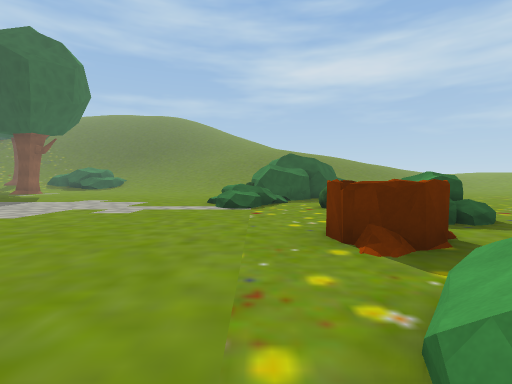
view 1 (above)

24 first-person views from a walk through a Unity game level. The camera is 1.5 m above the floor, tilts 2° down and sees 85° across. The floor is counted in squares, 2 m on a side. Each view is taken from the middle of a square. On the plan, view 1 faces up. The plan holds only what a view shows up to about 10 squares ahead; the rest is blank. The place goes on beyond the plan. Some trees and plants on the terrain are drawn as simple stand-ins. Some animated figures are left out. Some surface patterns are stand-ins.

view 2
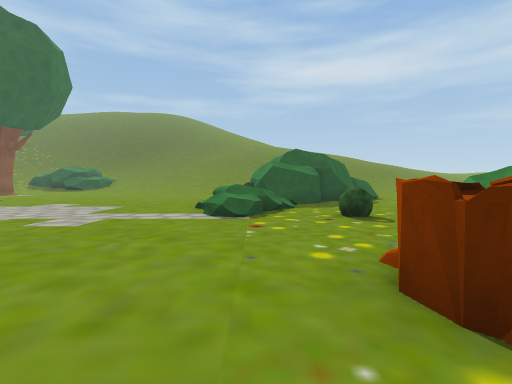

view 3
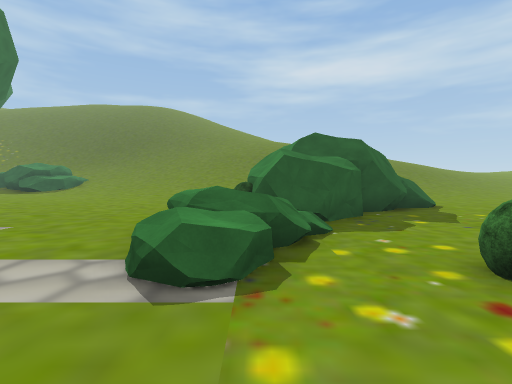

view 4
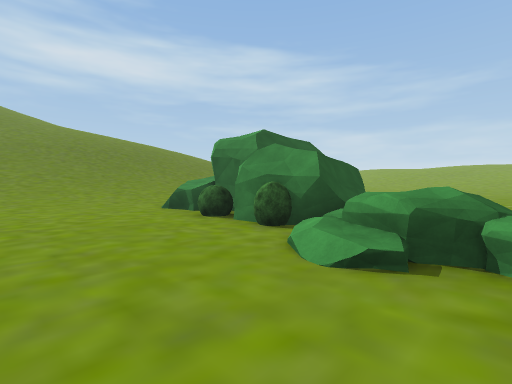

view 5
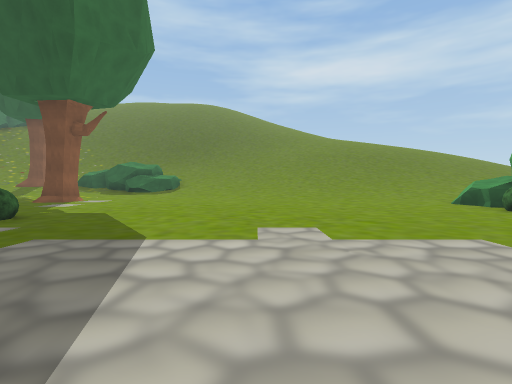

view 6
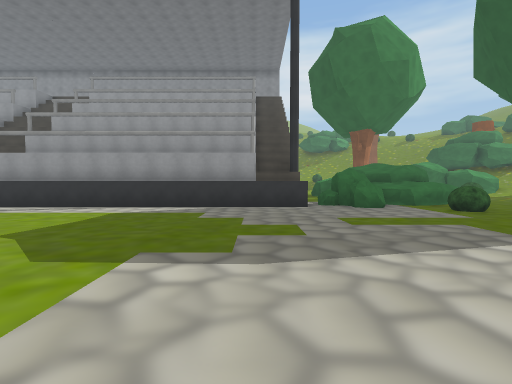

view 7
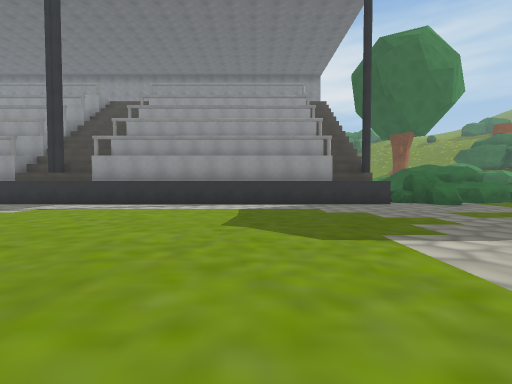

view 8
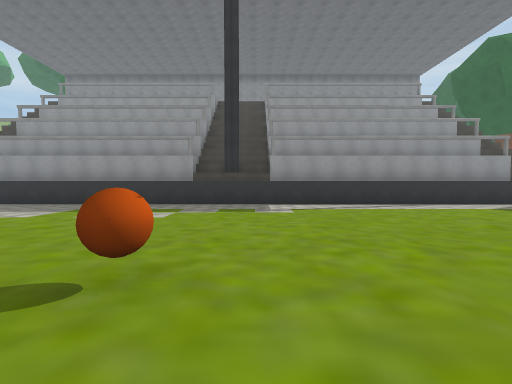

view 9
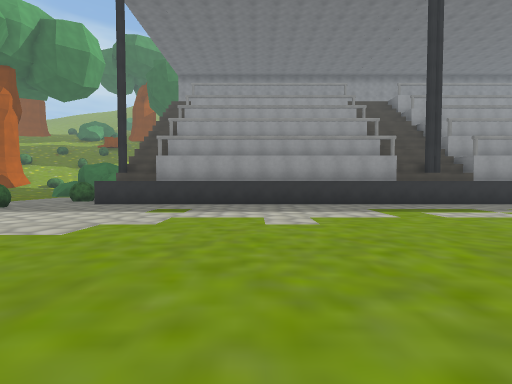

view 10
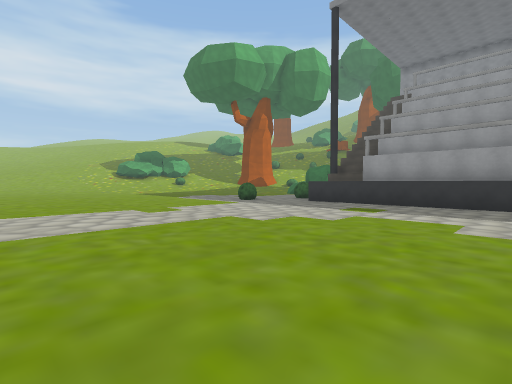

view 11
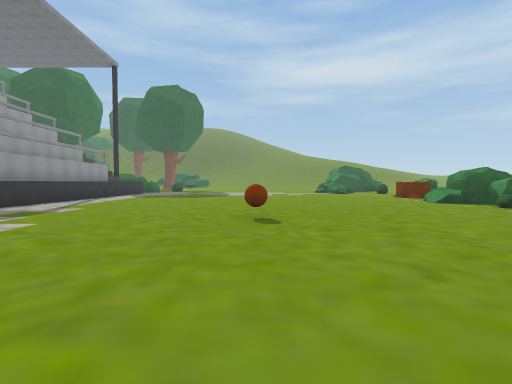

view 12
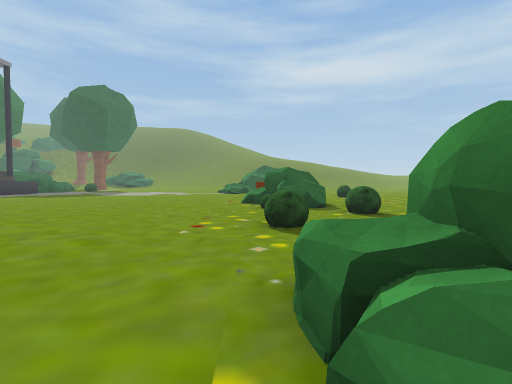

view 13
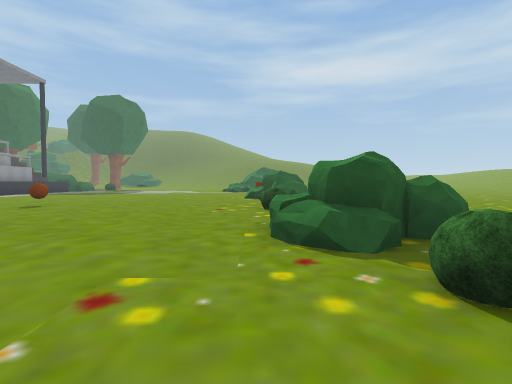

view 14
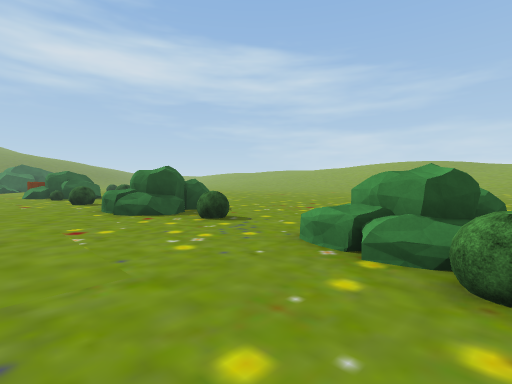

view 15
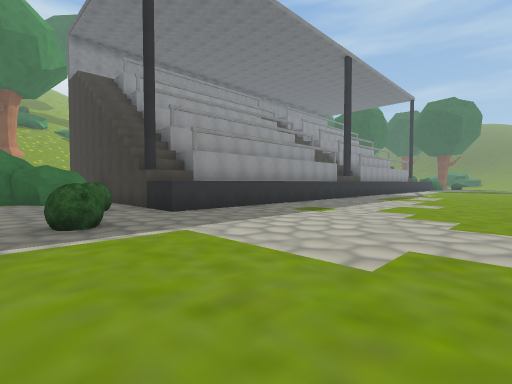

view 16
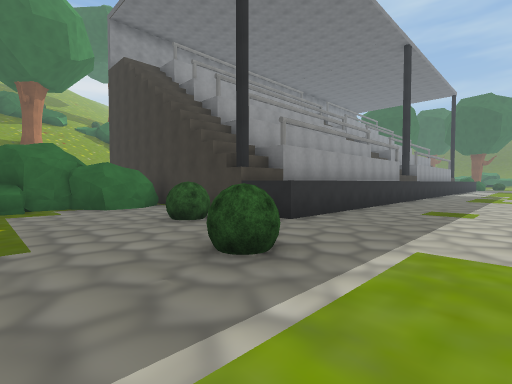

view 17
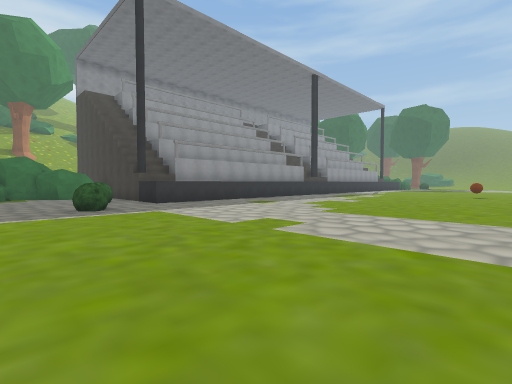

view 18
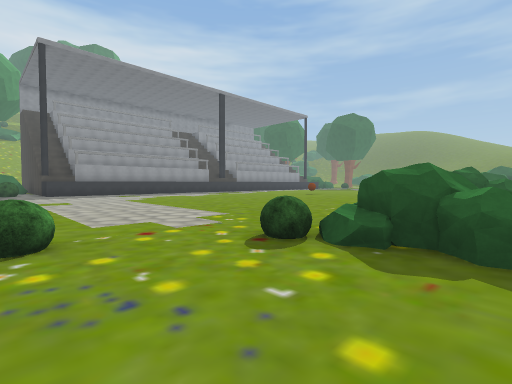

view 19
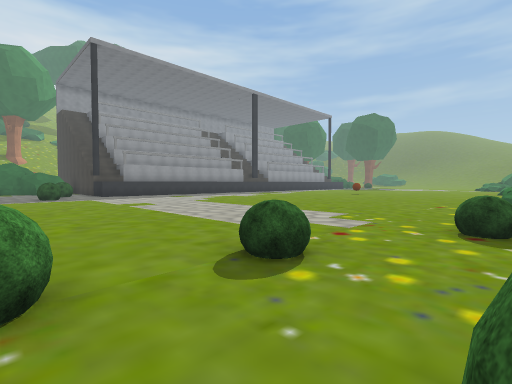

view 20
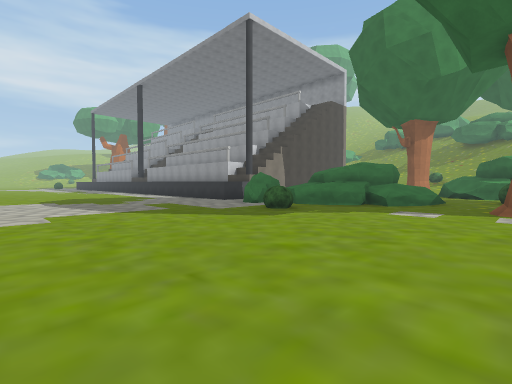

view 21
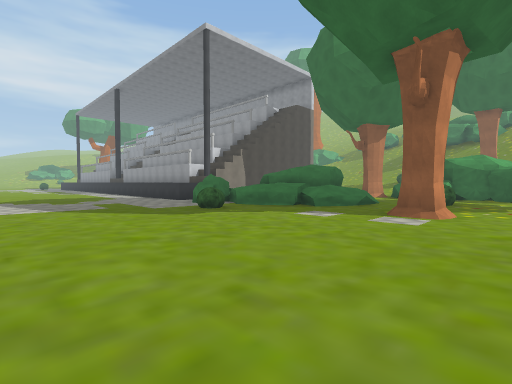

view 22
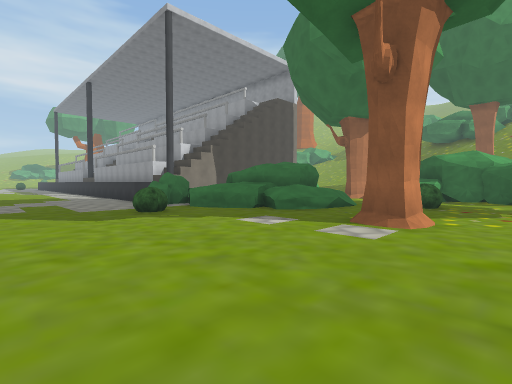

view 23
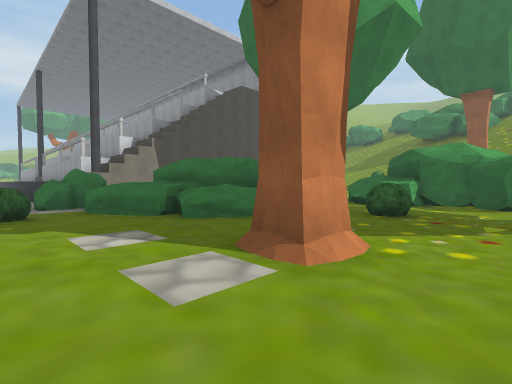

view 24
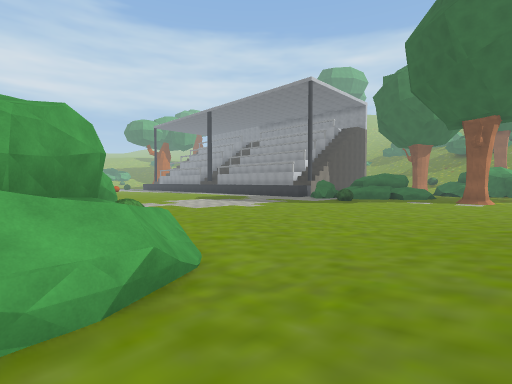

### Floor plan
Key: @ floor where view 1 was taken; # wall or solid block; x gap in a wall; . main floor; : floor 0.25 m higher than the main floor; + floor 0.5 m higher than the main floor; * floor 1.5 m higher than the main floor; / step, stairs or slope; = window, fence, low wall or low ledge; ^ raised ledge; B bush; T tree.
Columns run from 23 left of view 1 to 4 right of it. Each row starts with its distance up from view 1.
 20  ##.............:::+//////
 19  #.................://///:
 18  #..BB..TT...............^
 17 ###.B................../^#
 16   =. ..................^^#
 15      ////...............#
 14 TT   #^/^..............B  ##
 13 T      ^^^BB...........####.
 12        ^^^.B...........B##..
 11         ^^............#=#...
 10         ##............==....
  9         x............./=....
  8         ##............//.B.
  7         ##.................
  6         ##................#^
  5         ##................^=
  4         ##..............^^..
  3         ##......... .....^.
  2         ##........   ....^
  1         ##.......     ..^
  0         ##.............@^#
 -1         ##...............#^.
 -2         ##..............BB#.
 -3          #............... BB
 -4          #.......*..........
 -5          #..............BB
 -6          #................
 -7          #...............
 -8          #...............^
 -9          #......... ....=###
-10          #.......... ....^..
-11         ##.......... ....BB.
-12         ##..................
-13         ##..................
-14         ##...............^^
-15         ##...............^#^
-16    #######..............BB.=
-17     #.......................
-18     #...B...................
-19     #.....BB...........B....
-20     #....................B
-21     #...............  .B..

Positions as (right, up) in squares from view 1, and headings:
1: (0, 0), facing up
2: (0, 2), facing up
3: (0, 6), facing up
4: (-4, 9), facing up-right
5: (-7, 7), facing up
6: (-5, 7), facing left
7: (-4, 4), facing left
8: (-4, -3), facing left
9: (-4, -11), facing left
10: (-4, -10), facing down-left
11: (-6, -10), facing up
12: (1, -10), facing up
13: (1, -13), facing up
14: (-1, -16), facing up-right
15: (-7, -20), facing up-left
16: (-10, -21), facing up-left
17: (-4, -21), facing up-left
18: (4, -19), facing up-left
19: (2, -21), facing up-left
20: (-6, 18), facing down-left
21: (-7, 20), facing down-left
22: (-9, 20), facing down-left
23: (-12, 20), facing down-left
24: (2, 20), facing down-left
